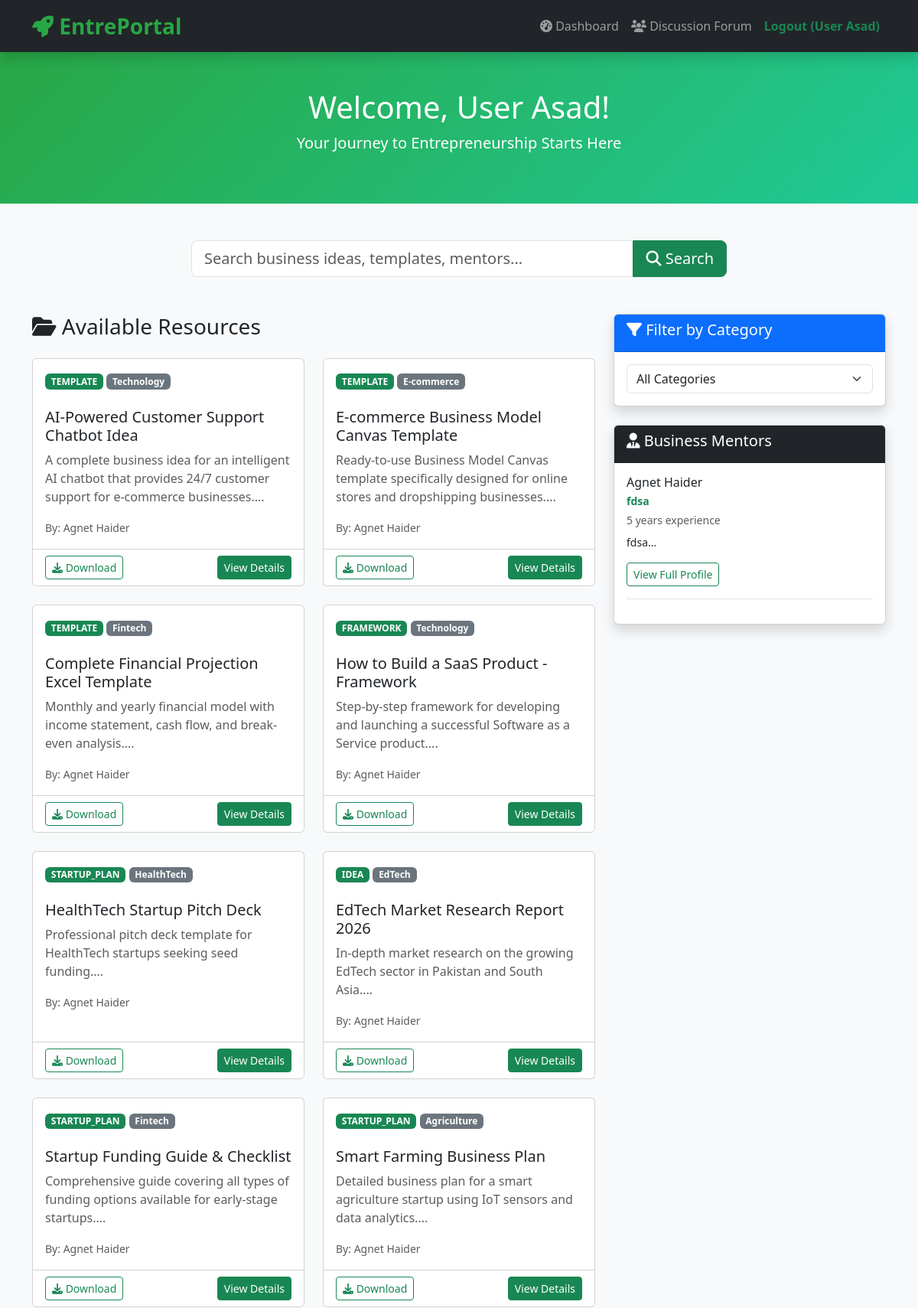
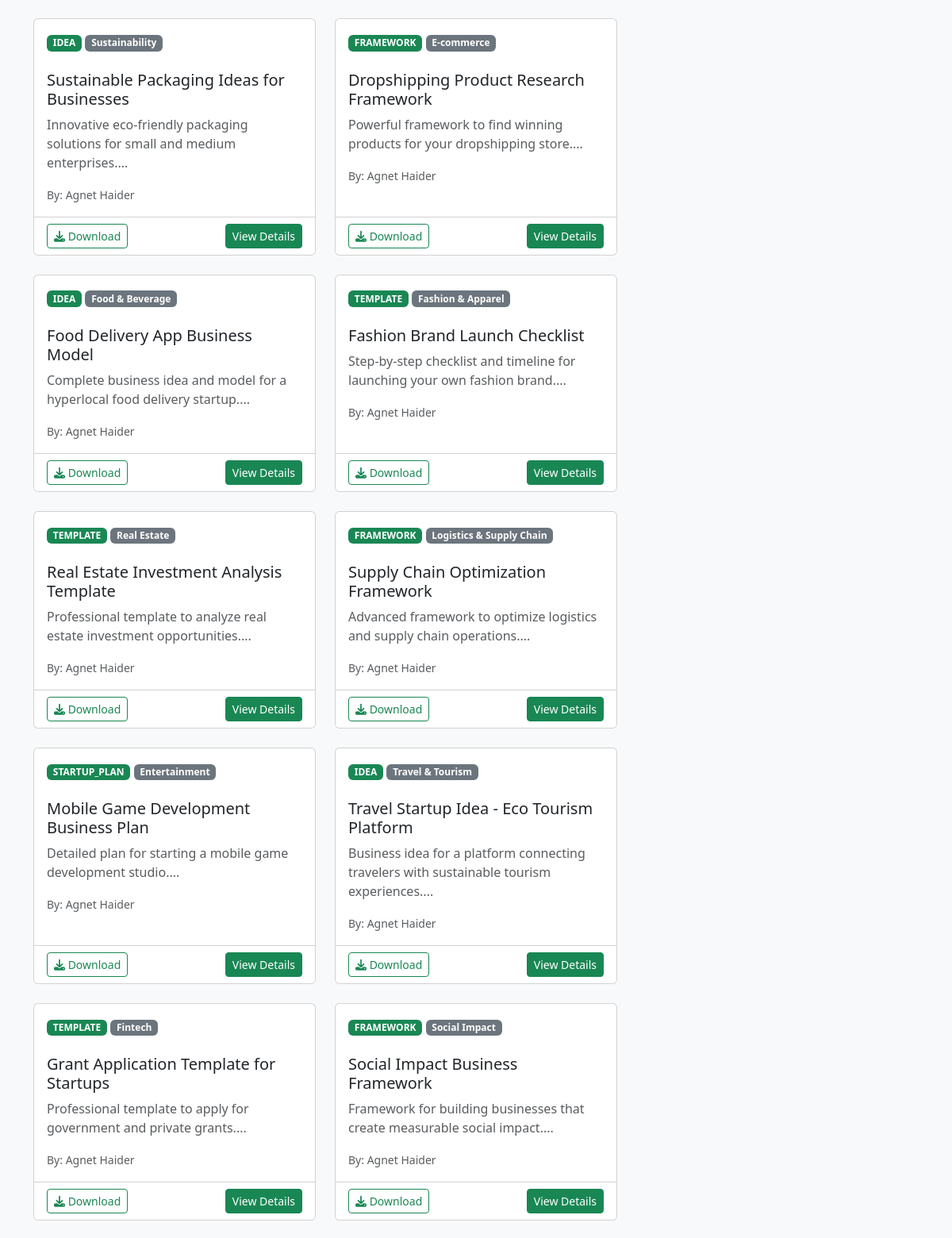
Page /user/dashboard-user.php (signed in, upper part) on the committed database (2 pictures, top to bottom).
### tables this page shows
CREATE TABLE `resources` (
  `id` int(11) NOT NULL,
  `agent_id` int(11) NOT NULL,
  `category_id` int(11) DEFAULT NULL,
  `title` varchar(255) NOT NULL,
  `content_type` enum('idea','framework','template','startup_plan','financial_support') NOT NULL,
  `description` text DEFAULT NULL,
  `file_path` varchar(255) DEFAULT NULL,
  `created_at` timestamp NOT NULL DEFAULT current_timestamp(),
  `updated_at` timestamp NOT NULL DEFAULT current_timestamp() ON UPDATE current_timestamp()
);

CREATE TABLE `categories` (
  `id` int(11) NOT NULL,
  `category_name` varchar(100) NOT NULL,
  `description` text DEFAULT NULL,
  `created_at` timestamp NOT NULL DEFAULT current_timestamp()
);

CREATE TABLE `users` (
  `id` int(11) NOT NULL,
  `full_name` varchar(100) NOT NULL,
  `email` varchar(100) NOT NULL,
  `password` varchar(255) NOT NULL,
  `phone` varchar(20) DEFAULT NULL,
  `bio` text DEFAULT NULL,
  `location` varchar(100) DEFAULT NULL,
  `role` enum('user','agent','admin') NOT NULL DEFAULT 'user',
  `status` enum('pending','approved','rejected') NOT NULL DEFAULT 'pending',
  `created_at` timestamp NOT NULL DEFAULT current_timestamp()
);

CREATE TABLE `agents` (
  `id` int(11) NOT NULL,
  `user_id` int(11) NOT NULL,
  `business_domain` varchar(150) NOT NULL,
  `experience_years` int(11) DEFAULT NULL,
  `expertise` text DEFAULT NULL,
  `linkedin_profile` varchar(255) DEFAULT NULL,
  `profile_completed` tinyint(1) DEFAULT 0,
  `created_at` timestamp NOT NULL DEFAULT current_timestamp(),
  `updated_at` timestamp NOT NULL DEFAULT current_timestamp() ON UPDATE current_timestamp()
);

### user/dashboard-user.php (the view, shortened to what this page needs)
<?php
include 'config.php';
$search = isset($_GET['search']) ? mysqli_real_escape_string($conn, trim($_GET['search'])) : '';
$resource_sql = "SELECT r.*, c.category_name, u.full_name as agent_name
                 FROM resources r
                 LEFT JOIN categories c ON r.category_id = c.id
                 LEFT JOIN users u ON r.agent_id = u.id
                 WHERE 1=1";
$resource_sql .= " ORDER BY r.created_at DESC";
$resources = mysqli_query($conn, $resource_sql);
$agents = mysqli_query($conn, "SELECT u.id AS mentor_user_id, u.full_name, u.email, u.phone, u.bio, u.location,
                                      a.business_domain, a.experience_years, a.expertise, a.linkedin_profile
                               FROM users u
                               JOIN agents a ON u.id = a.user_id
                               WHERE u.role = 'agent' AND u.status = 'approved'
                               ORDER BY a.created_at DESC");
?>
<!DOCTYPE html>
<html lang="en">
<head>
    <link href="https://cdn.jsdelivr.net/npm/bootstrap@5.3.3/dist/css/bootstrap.min.css" rel="stylesheet">
    <link href="https://cdnjs.cloudflare.com/ajax/libs/font-awesome/6.5.1/css/all.min.css" rel="stylesheet">
</head>
<body>
<?php include 'navbar.php'; ?>
<div class="dash-header py-5 text-center">
    <div class="container">
        <h1>Welcome, <?php echo htmlspecialchars($_SESSION['full_name']); ?>!</h1>
        <p class="lead">Your Journey to Entrepreneurship Starts Here</p>
    </div>
</div>
<div class="container py-5">
    <div class="search-box mb-5">
        <form method="GET" class="input-group">
            <input type="text" name="search" class="form-control form-control-lg"
                   placeholder="Search business ideas, templates, mentors..."
                   value="<?= htmlspecialchars($search) ?>">
            <button class="btn btn-success btn-lg" type="submit">
                <i class="fas fa-search"></i> Search
            </button>
        </form>
    </div>
    <div class="row">
        <div class="col-lg-8">
            <h3 class="mb-4">
                <i class="fas fa-folder-open"></i> Available Resources
            </h3>
            <?php if (mysqli_num_rows($resources) > 0): ?>
                <div class="row g-4">
                    <?php while($row = mysqli_fetch_assoc($resources)): ?>
                    <div class="col-md-6">
                        <div class="card h-100 card-hover">
                            <div class="card-body">
                                <span class="badge bg-success mb-2"><?= strtoupper($row['content_type']) ?></span>
                                <?php if($row['category_name']): ?>
                                    <span class="badge bg-secondary"><?= htmlspecialchars($row['category_name']) ?></span>
                                <?php endif; ?>
                                <h5 class="card-title mt-3"><?= htmlspecialchars($row['title']) ?></h5>
                                <p class="card-text text-muted"><?= substr(htmlspecialchars($row['description']), 0, 120) ?>...</p>
                                <small class="text-muted">By: <?= htmlspecialchars($row['agent_name'] ?? 'Unknown') ?></small>
                            </div>
                            <div class="card-footer bg-white">
                                <?php if(!empty($row['file_path'])): ?>
                                    <a href="../agent/<?= $row['file_path'] ?>" target="_blank" class="btn btn-outline-success btn-sm">
                                        <i class="fas fa-download"></i> Download
                                    </a>
                                <?php endif; ?>
                                <a href="view-resource.php?id=<?= $row['id'] ?>" class="btn btn-success btn-sm float-end">View Details</a>
                            </div>
                        </div>
                    </div>
                    <?php endwhile; ?>
                </div>
            <?php endif; ?>
        </div>
        <div class="col-lg-4">
            <div class="card shadow mb-4">
                <div class="card-header bg-primary text-white">
                    <h5><i class="fas fa-filter"></i> Filter by Category</h5>
                </div>
                <div class="card-body">
                    <form method="GET">
                        <select name="category" class="form-select" onchange="this.form.submit()">
                            <option value="0">All Categories</option>
                        </select>
                    </form>
                </div>
            </div>
<div class="card shadow">
    <div class="card-header bg-dark text-white">
        <h5><i class="fas fa-user-tie"></i> Business Mentors</h5>
    </div>
    <div class="card-body">
        <?php if (mysqli_num_rows($agents) > 0): ?>
            <?php while($mentor = mysqli_fetch_assoc($agents)): ?>
            <div class="border-bottom pb-3 mb-3">
                <h6 class="mb-1"><?php echo htmlspecialchars($mentor['full_name']); ?></h6>
                <p class="text-success small mb-1"><strong><?php echo htmlspecialchars($mentor['business_domain']); ?></strong></p>
                <p class="small text-muted mb-2">
                    <?php echo $mentor['experience_years'] ? htmlspecialchars($mentor['experience_years']).' years experience' : ''; ?>
                </p>
                <p class="small"><?php echo substr(htmlspecialchars($mentor['expertise'] ?? $mentor['bio']), 0, 100); ?>...</p>
                <a href="view-profile.php?id=<?php echo $mentor['mentor_user_id']; ?>" class="btn btn-outline-success btn-sm">
                    View Full Profile
                </a>
            </div>
            <?php endwhile; ?>
        <?php else: ?>
            <p class="text-muted">No approved mentors available yet.</p>
        <?php endif; ?>
    </div>
</div>
        </div>
    </div>
</div>
</body>
</html>

### user/dashboard-user.php (style rules this page uses)
body { background: #f8f9fa; }
.dash-header { background: linear-gradient(135deg, #28a745, #20c997); color: white; }
.search-box { max-width: 700px; margin: 0 auto; }

### user/navbar.php (style rules this page uses)
:root { --primary: #28a745; --dark: #212529; }

### rows in the picture
resources: content_type "TEMPLATE", category.category_name "Technology", title "AI-Powered Customer Support Chatbot Idea", description "A complete business idea for an intelligent AI chatbot that provides 24/7 customer support for e-commerce businesses.", agent.full_name "Agnet Haider"
resources: content_type "TEMPLATE", category.category_name "E-commerce", title "E-commerce Business Model Canvas Template", description "Ready-to-use Business Model Canvas template specifically designed for online stores and dropshipping businesses.", agent.full_name "Agnet Haider"
resources: content_type "TEMPLATE", category.category_name "Fintech", title "Complete Financial Projection Excel Template", description "Monthly and yearly financial model with income statement, cash flow, and break-even analysis.", agent.full_name "Agnet Haider"
resources: content_type "FRAMEWORK", category.category_name "Technology", title "How to Build a SaaS Product - Framework", description "Step-by-step framework for developing and launching a successful Software as a Service product.", agent.full_name "Agnet Haider"
resources: content_type "STARTUP_PLAN", category.category_name "HealthTech", title "HealthTech Startup Pitch Deck", description "Professional pitch deck template for HealthTech startups seeking seed funding.", agent.full_name "Agnet Haider"
resources: content_type "IDEA", category.category_name "EdTech", title "EdTech Market Research Report 2026", description "In-depth market research on the growing EdTech sector in Pakistan and South Asia.", agent.full_name "Agnet Haider"
resources: content_type "STARTUP_PLAN", category.category_name "Fintech", title "Startup Funding Guide & Checklist", description "Comprehensive guide covering all types of funding options available for early-stage startups.", agent.full_name "Agnet Haider"
resources: content_type "STARTUP_PLAN", category.category_name "Agriculture", title "Smart Farming Business Plan", description "Detailed business plan for a smart agriculture startup using IoT sensors and data analytics.", agent.full_name "Agnet Haider"
resources: content_type "IDEA", category.category_name "Sustainability", title "Sustainable Packaging Ideas for Businesses", description "Innovative eco-friendly packaging solutions for small and medium enterprises.", agent.full_name "Agnet Haider"
resources: content_type "FRAMEWORK", category.category_name "E-commerce", title "Dropshipping Product Research Framework", description "Powerful framework to find winning products for your dropshipping store.", agent.full_name "Agnet Haider"
resources: content_type "IDEA", category.category_name "Food & Beverage", title "Food Delivery App Business Model", description "Complete business idea and model for a hyperlocal food delivery startup.", agent.full_name "Agnet Haider"
resources: content_type "TEMPLATE", category.category_name "Fashion & Apparel", title "Fashion Brand Launch Checklist", description "Step-by-step checklist and timeline for launching your own fashion brand.", agent.full_name "Agnet Haider"
resources: content_type "TEMPLATE", category.category_name "Real Estate", title "Real Estate Investment Analysis Template", description "Professional template to analyze real estate investment opportunities.", agent.full_name "Agnet Haider"
resources: content_type "FRAMEWORK", category.category_name "Logistics & Supply Chain", title "Supply Chain Optimization Framework", description "Advanced framework to optimize logistics and supply chain operations.", agent.full_name "Agnet Haider"
resources: content_type "STARTUP_PLAN", category.category_name "Entertainment", title "Mobile Game Development Business Plan", description "Detailed plan for starting a mobile game development studio.", agent.full_name "Agnet Haider"
resources: content_type "IDEA", category.category_name "Travel & Tourism", title "Travel Startup Idea - Eco Tourism Platform", description "Business idea for a platform connecting travelers with sustainable tourism experiences.", agent.full_name "Agnet Haider"
resources: content_type "TEMPLATE", category.category_name "Fintech", title "Grant Application Template for Startups", description "Professional template to apply for government and private grants.", agent.full_name "Agnet Haider"
resources: content_type "FRAMEWORK", category.category_name "Social Impact", title "Social Impact Business Framework", description "Framework for building businesses that create measurable social impact.", agent.full_name "Agnet Haider"
agents: user.full_name "Agnet Haider", business_domain "fdsa", experience_years "5", expertise "fdsa"

### other values in the picture
$_SESSION['full_name'] "User Asad"
